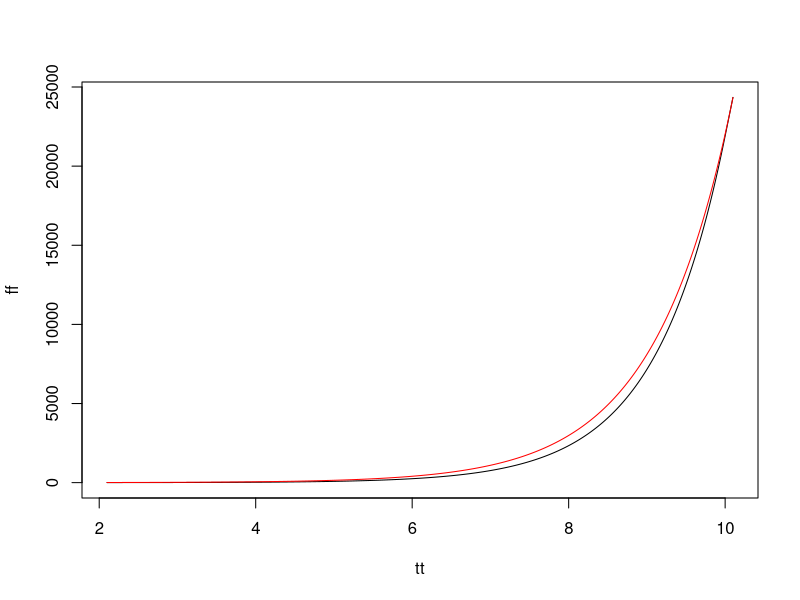

R code for this plot:
Solucion_Ecu_Dif_Atras <- function(valini=0, del1=0, fun=0){
  np1 = length(fun)
  funN = rep(0,np1)

  funN[np1] = valini
  x2 = valini
  for (i in (np1-1):1){
    x1 = x2 - del1 * fun[i+1]
    funN[i] = x1
    x2 = x1
  }
  ret = funN
}

x2 = .1
t1 = 0+10
t2 = x2+10
x0 = exp(t2)
del1 = .001

np1 = round((t2-t1)/del1 +1)

fun = rep(x0,np1)
t = seq(t1, t2, length.out = np1)

tt = c()
ff = c()

for (i in 1:80){
   tt = c(t, tt)
   res = Solucion_Ecu_Dif_Atras(x0, del1, fun)
   ff = c(res, ff)
   x0 = res[1]
   fun = res
   t = t-x2
}

print(tt)
plot(tt, ff, type='l')

yy = exp(tt)

points(tt, yy, type='l', col='red')

